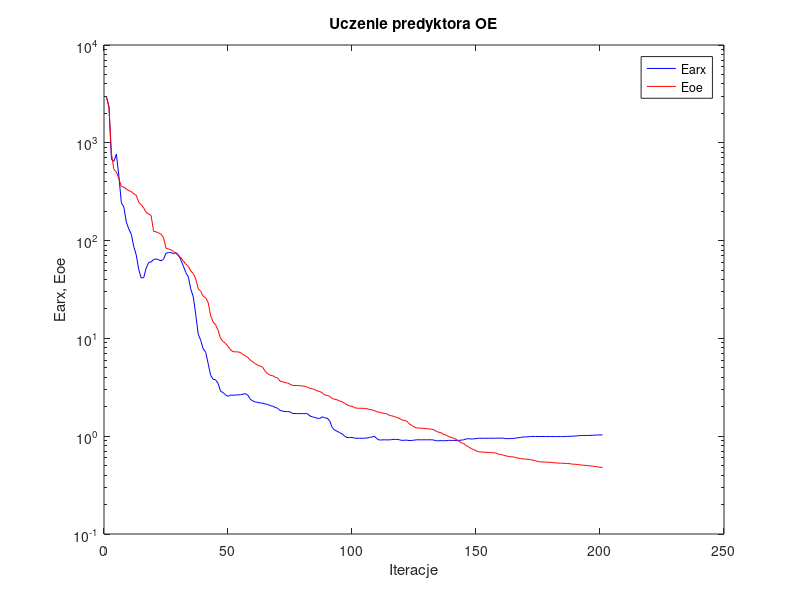
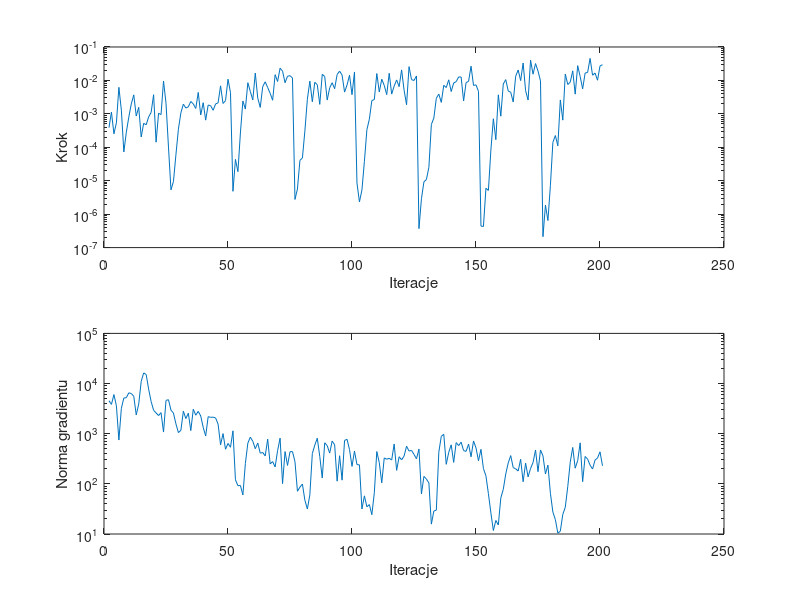

The MATLAB script that drew these images, in order:
%uczenie predyktora oe
clear all;
n=0; farx(n+1)=2.920483e+003; foe(n+1)=2.950103e+003; wspucz(n+1)=0.000000e+000; ng(n+1)=0.000000e+000;
%odnowa zmiennej metryki
n=1; farx(n+1)=2.308681e+003; foe(n+1)=2.362730e+003; krok(n+1)=3.870864e-004; ng(n+1)=4.543584e+003;
n=2; farx(n+1)=6.771077e+002; foe(n+1)=7.745803e+002; krok(n+1)=1.130223e-003; ng(n+1)=3.842187e+003;
n=3; farx(n+1)=6.466622e+002; foe(n+1)=5.324130e+002; krok(n+1)=2.526617e-004; ng(n+1)=6.034684e+003;
n=4; farx(n+1)=7.659205e+002; foe(n+1)=5.056797e+002; krok(n+1)=5.391128e-004; ng(n+1)=3.600689e+003;
n=5; farx(n+1)=4.558998e+002; foe(n+1)=4.274234e+002; krok(n+1)=6.216787e-003; ng(n+1)=7.475708e+002;
n=6; farx(n+1)=2.433888e+002; foe(n+1)=3.572326e+002; krok(n+1)=1.286847e-003; ng(n+1)=3.205272e+003;
n=7; farx(n+1)=2.198825e+002; foe(n+1)=3.529299e+002; krok(n+1)=7.250092e-005; ng(n+1)=5.150739e+003;
n=8; farx(n+1)=1.545272e+002; foe(n+1)=3.359681e+002; krok(n+1)=2.825558e-004; ng(n+1)=5.218882e+003;
n=9; farx(n+1)=1.315253e+002; foe(n+1)=3.237464e+002; krok(n+1)=7.989279e-004; ng(n+1)=6.529025e+003;
n=10; farx(n+1)=1.162320e+002; foe(n+1)=3.174676e+002; krok(n+1)=1.983052e-003; ng(n+1)=6.318240e+003;
n=11; farx(n+1)=8.686183e+001; foe(n+1)=2.999712e+002; krok(n+1)=3.692938e-003; ng(n+1)=5.593680e+003;
n=12; farx(n+1)=7.125771e+001; foe(n+1)=2.911861e+002; krok(n+1)=8.605927e-004; ng(n+1)=2.363486e+003;
n=13; farx(n+1)=5.077722e+001; foe(n+1)=2.459915e+002; krok(n+1)=1.567808e-003; ng(n+1)=3.923564e+003;
n=14; farx(n+1)=4.150277e+001; foe(n+1)=2.324287e+002; krok(n+1)=2.033206e-004; ng(n+1)=1.102296e+004;
n=15; farx(n+1)=4.175675e+001; foe(n+1)=2.154241e+002; krok(n+1)=5.230348e-004; ng(n+1)=1.626260e+004;
n=16; farx(n+1)=5.231743e+001; foe(n+1)=1.944651e+002; krok(n+1)=4.698128e-004; ng(n+1)=1.517247e+004;
n=17; farx(n+1)=5.985012e+001; foe(n+1)=1.870863e+002; krok(n+1)=8.094739e-004; ng(n+1)=7.733695e+003;
n=18; farx(n+1)=6.053691e+001; foe(n+1)=1.803222e+002; krok(n+1)=1.104943e-003; ng(n+1)=4.390612e+003;
n=19; farx(n+1)=6.402258e+001; foe(n+1)=1.244621e+002; krok(n+1)=3.739948e-003; ng(n+1)=2.932887e+003;
n=20; farx(n+1)=6.492825e+001; foe(n+1)=1.229195e+002; krok(n+1)=1.422016e-004; ng(n+1)=2.593951e+003;
n=21; farx(n+1)=6.366244e+001; foe(n+1)=1.199423e+002; krok(n+1)=1.043353e-003; ng(n+1)=2.301348e+003;
n=22; farx(n+1)=6.219442e+001; foe(n+1)=1.163790e+002; krok(n+1)=9.540187e-004; ng(n+1)=2.629164e+003;
n=23; farx(n+1)=6.454518e+001; foe(n+1)=1.076459e+002; krok(n+1)=9.590335e-003; ng(n+1)=1.078492e+003;
n=24; farx(n+1)=7.425856e+001; foe(n+1)=8.369497e+001; krok(n+1)=2.079144e-003; ng(n+1)=4.613496e+003;
n=25; farx(n+1)=7.586952e+001; foe(n+1)=8.219031e+001; krok(n+1)=1.012576e-004; ng(n+1)=4.759762e+003;
%odnowa zmiennej metryki
n=26; farx(n+1)=7.536044e+001; foe(n+1)=8.028145e+001; krok(n+1)=5.349696e-006; ng(n+1)=2.945868e+003;
n=27; farx(n+1)=7.353348e+001; foe(n+1)=7.767051e+001; krok(n+1)=9.410994e-006; ng(n+1)=2.580528e+003;
n=28; farx(n+1)=7.526877e+001; foe(n+1)=7.424328e+001; krok(n+1)=6.016312e-005; ng(n+1)=1.574427e+003;
n=29; farx(n+1)=7.168112e+001; foe(n+1)=6.981159e+001; krok(n+1)=3.473499e-004; ng(n+1)=1.052624e+003;
n=30; farx(n+1)=6.335299e+001; foe(n+1)=6.697463e+001; krok(n+1)=1.078226e-003; ng(n+1)=1.166538e+003;
n=31; farx(n+1)=5.481797e+001; foe(n+1)=6.182105e+001; krok(n+1)=1.949092e-003; ng(n+1)=2.814773e+003;
n=32; farx(n+1)=4.712243e+001; foe(n+1)=5.734950e+001; krok(n+1)=1.499367e-003; ng(n+1)=2.005700e+003;
n=33; farx(n+1)=4.245826e+001; foe(n+1)=5.454606e+001; krok(n+1)=1.621288e-003; ng(n+1)=2.561741e+003;
n=34; farx(n+1)=3.188820e+001; foe(n+1)=4.885540e+001; krok(n+1)=2.348414e-003; ng(n+1)=1.153675e+003;
n=35; farx(n+1)=2.656482e+001; foe(n+1)=4.613427e+001; krok(n+1)=1.983052e-003; ng(n+1)=3.078970e+003;
n=36; farx(n+1)=1.751714e+001; foe(n+1)=4.033713e+001; krok(n+1)=1.449773e-003; ng(n+1)=2.337513e+003;
n=37; farx(n+1)=1.102123e+001; foe(n+1)=3.212906e+001; krok(n+1)=4.375565e-003; ng(n+1)=2.790192e+003;
n=38; farx(n+1)=9.578395e+000; foe(n+1)=3.038212e+001; krok(n+1)=9.249103e-004; ng(n+1)=2.259108e+003;
n=39; farx(n+1)=7.810582e+000; foe(n+1)=2.696159e+001; krok(n+1)=2.156451e-003; ng(n+1)=1.335915e+003;
n=40; farx(n+1)=7.208503e+000; foe(n+1)=2.609760e+001; krok(n+1)=6.488063e-004; ng(n+1)=9.009123e+002;
n=41; farx(n+1)=5.542517e+000; foe(n+1)=2.328778e+001; krok(n+1)=1.835515e-003; ng(n+1)=2.186505e+003;
n=42; farx(n+1)=4.191590e+000; foe(n+1)=1.710189e+001; krok(n+1)=1.757317e-003; ng(n+1)=2.116882e+003;
n=43; farx(n+1)=3.824457e+000; foe(n+1)=1.471117e+001; krok(n+1)=1.279942e-003; ng(n+1)=2.139443e+003;
n=44; farx(n+1)=3.771870e+000; foe(n+1)=1.379526e+001; krok(n+1)=1.982946e-003; ng(n+1)=2.061218e+003;
n=45; farx(n+1)=3.465295e+000; foe(n+1)=1.210321e+001; krok(n+1)=2.133516e-003; ng(n+1)=1.554490e+003;
n=46; farx(n+1)=2.885621e+000; foe(n+1)=9.977903e+000; krok(n+1)=6.884742e-003; ng(n+1)=6.006704e+002;
n=47; farx(n+1)=2.793202e+000; foe(n+1)=9.310856e+000; krok(n+1)=2.043687e-003; ng(n+1)=1.004793e+003;
n=48; farx(n+1)=2.655457e+000; foe(n+1)=8.874442e+000; krok(n+1)=2.487486e-003; ng(n+1)=4.901972e+002;
n=49; farx(n+1)=2.553634e+000; foe(n+1)=8.291544e+000; krok(n+1)=1.086709e-002; ng(n+1)=6.400749e+002;
n=50; farx(n+1)=2.636674e+000; foe(n+1)=7.673127e+000; krok(n+1)=4.334641e-003; ng(n+1)=5.366772e+002;
%odnowa zmiennej metryki
n=51; farx(n+1)=2.623318e+000; foe(n+1)=7.318409e+000; krok(n+1)=4.822702e-006; ng(n+1)=1.140244e+003;
n=52; farx(n+1)=2.638201e+000; foe(n+1)=7.289201e+000; krok(n+1)=4.341873e-005; ng(n+1)=1.202620e+002;
n=53; farx(n+1)=2.643272e+000; foe(n+1)=7.281777e+000; krok(n+1)=1.870342e-005; ng(n+1)=9.184488e+001;
n=54; farx(n+1)=2.654035e+000; foe(n+1)=7.173538e+000; krok(n+1)=2.681467e-004; ng(n+1)=9.306151e+001;
n=55; farx(n+1)=2.689595e+000; foe(n+1)=6.844256e+000; krok(n+1)=2.426783e-003; ng(n+1)=6.012562e+001;
n=56; farx(n+1)=2.724712e+000; foe(n+1)=6.604504e+000; krok(n+1)=1.389400e-003; ng(n+1)=2.546394e+002;
n=57; farx(n+1)=2.626456e+000; foe(n+1)=6.411913e+000; krok(n+1)=8.533243e-003; ng(n+1)=6.488307e+002;
n=58; farx(n+1)=2.380459e+000; foe(n+1)=5.972882e+000; krok(n+1)=4.663178e-003; ng(n+1)=8.531699e+002;
n=59; farx(n+1)=2.298256e+000; foe(n+1)=5.755311e+000; krok(n+1)=2.607206e-003; ng(n+1)=7.059081e+002;
n=60; farx(n+1)=2.236955e+000; foe(n+1)=5.525955e+000; krok(n+1)=1.660195e-002; ng(n+1)=5.021174e+002;
n=61; farx(n+1)=2.217546e+000; foe(n+1)=5.326015e+000; krok(n+1)=2.943935e-003; ng(n+1)=6.517189e+002;
n=62; farx(n+1)=2.187888e+000; foe(n+1)=5.215669e+000; krok(n+1)=1.556794e-003; ng(n+1)=4.087058e+002;
n=63; farx(n+1)=2.178482e+000; foe(n+1)=5.066149e+000; krok(n+1)=6.525058e-003; ng(n+1)=4.223800e+002;
n=64; farx(n+1)=2.135436e+000; foe(n+1)=4.612233e+000; krok(n+1)=9.096510e-003; ng(n+1)=3.601415e+002;
n=65; farx(n+1)=2.116974e+000; foe(n+1)=4.341339e+000; krok(n+1)=6.130766e-003; ng(n+1)=7.791176e+002;
n=66; farx(n+1)=2.053178e+000; foe(n+1)=4.208702e+000; krok(n+1)=4.101231e-003; ng(n+1)=2.496523e+002;
n=67; farx(n+1)=2.031759e+000; foe(n+1)=4.159716e+000; krok(n+1)=2.553842e-003; ng(n+1)=2.781905e+002;
n=68; farx(n+1)=1.969808e+000; foe(n+1)=4.018131e+000; krok(n+1)=1.486332e-002; ng(n+1)=2.173822e+002;
n=69; farx(n+1)=1.932679e+000; foe(n+1)=3.938194e+000; krok(n+1)=9.296334e-003; ng(n+1)=4.603634e+002;
n=70; farx(n+1)=1.833161e+000; foe(n+1)=3.655631e+000; krok(n+1)=2.320653e-002; ng(n+1)=8.141435e+002;
n=71; farx(n+1)=1.808189e+000; foe(n+1)=3.600205e+000; krok(n+1)=1.891529e-002; ng(n+1)=1.012598e+002;
n=72; farx(n+1)=1.788455e+000; foe(n+1)=3.535233e+000; krok(n+1)=8.534063e-003; ng(n+1)=4.398927e+002;
n=73; farx(n+1)=1.785982e+000; foe(n+1)=3.494991e+000; krok(n+1)=1.333847e-002; ng(n+1)=2.329746e+002;
n=74; farx(n+1)=1.774237e+000; foe(n+1)=3.402043e+000; krok(n+1)=1.389524e-002; ng(n+1)=4.366565e+002;
n=75; farx(n+1)=1.706145e+000; foe(n+1)=3.306964e+000; krok(n+1)=1.183106e-002; ng(n+1)=4.398294e+002;
%odnowa zmiennej metryki
n=76; farx(n+1)=1.705648e+000; foe(n+1)=3.298336e+000; krok(n+1)=2.756683e-006; ng(n+1)=2.775150e+002;
n=77; farx(n+1)=1.705687e+000; foe(n+1)=3.297316e+000; krok(n+1)=5.659503e-006; ng(n+1)=7.115825e+001;
n=78; farx(n+1)=1.701310e+000; foe(n+1)=3.284148e+000; krok(n+1)=4.069022e-005; ng(n+1)=8.603394e+001;
n=79; farx(n+1)=1.703243e+000; foe(n+1)=3.262987e+000; krok(n+1)=4.789661e-005; ng(n+1)=9.921395e+001;
n=80; farx(n+1)=1.701672e+000; foe(n+1)=3.238253e+000; krok(n+1)=3.087231e-004; ng(n+1)=4.707840e+001;
n=81; farx(n+1)=1.700513e+000; foe(n+1)=3.169258e+000; krok(n+1)=2.739044e-003; ng(n+1)=3.151215e+001;
n=82; farx(n+1)=1.611927e+000; foe(n+1)=3.089783e+000; krok(n+1)=9.502876e-003; ng(n+1)=6.016685e+001;
n=83; farx(n+1)=1.579209e+000; foe(n+1)=3.054120e+000; krok(n+1)=2.298967e-003; ng(n+1)=4.023754e+002;
n=84; farx(n+1)=1.552603e+000; foe(n+1)=2.999577e+000; krok(n+1)=8.816889e-003; ng(n+1)=5.922789e+002;
n=85; farx(n+1)=1.527349e+000; foe(n+1)=2.894128e+000; krok(n+1)=7.444102e-003; ng(n+1)=8.114171e+002;
n=86; farx(n+1)=1.516970e+000; foe(n+1)=2.868917e+000; krok(n+1)=1.923079e-003; ng(n+1)=3.525933e+002;
n=87; farx(n+1)=1.579253e+000; foe(n+1)=2.774881e+000; krok(n+1)=1.521910e-002; ng(n+1)=1.306730e+002;
n=88; farx(n+1)=1.542996e+000; foe(n+1)=2.648818e+000; krok(n+1)=1.308935e-002; ng(n+1)=6.586667e+002;
n=89; farx(n+1)=1.529029e+000; foe(n+1)=2.610260e+000; krok(n+1)=2.586841e-003; ng(n+1)=5.781470e+002;
n=90; farx(n+1)=1.436154e+000; foe(n+1)=2.561208e+000; krok(n+1)=6.023109e-003; ng(n+1)=4.101493e+002;
n=91; farx(n+1)=1.229670e+000; foe(n+1)=2.433692e+000; krok(n+1)=8.534063e-003; ng(n+1)=7.112006e+002;
n=92; farx(n+1)=1.155680e+000; foe(n+1)=2.384824e+000; krok(n+1)=5.654998e-003; ng(n+1)=6.013945e+002;
n=93; farx(n+1)=1.124985e+000; foe(n+1)=2.356988e+000; krok(n+1)=1.501192e-002; ng(n+1)=1.131692e+002;
n=94; farx(n+1)=1.086307e+000; foe(n+1)=2.291390e+000; krok(n+1)=1.895365e-002; ng(n+1)=3.636209e+002;
n=95; farx(n+1)=1.058463e+000; foe(n+1)=2.250487e+000; krok(n+1)=1.450364e-002; ng(n+1)=1.185117e+002;
n=96; farx(n+1)=1.000160e+000; foe(n+1)=2.173067e+000; krok(n+1)=4.474402e-003; ng(n+1)=7.350874e+002;
n=97; farx(n+1)=9.703252e-001; foe(n+1)=2.095767e+000; krok(n+1)=7.314625e-003; ng(n+1)=7.721290e+002;
n=98; farx(n+1)=9.691053e-001; foe(n+1)=2.038726e+000; krok(n+1)=1.427439e-002; ng(n+1)=4.818253e+002;
n=99; farx(n+1)=9.708477e-001; foe(n+1)=2.026998e+000; krok(n+1)=3.751501e-003; ng(n+1)=2.229340e+002;
n=100; farx(n+1)=9.561519e-001; foe(n+1)=1.953475e+000; krok(n+1)=1.789761e-002; ng(n+1)=4.491102e+002;
%odnowa zmiennej metryki
n=101; farx(n+1)=9.538083e-001; foe(n+1)=1.934926e+000; krok(n+1)=8.539569e-006; ng(n+1)=2.417957e+002;
n=102; farx(n+1)=9.526806e-001; foe(n+1)=1.929345e+000; krok(n+1)=2.329685e-006; ng(n+1)=2.392997e+002;
n=103; farx(n+1)=9.526720e-001; foe(n+1)=1.929157e+000; krok(n+1)=5.272228e-006; ng(n+1)=3.155139e+001;
n=104; farx(n+1)=9.532158e-001; foe(n+1)=1.924161e+000; krok(n+1)=3.782543e-005; ng(n+1)=5.762956e+001;
n=105; farx(n+1)=9.584707e-001; foe(n+1)=1.910239e+000; krok(n+1)=3.347436e-004; ng(n+1)=3.487635e+001;
n=106; farx(n+1)=9.723489e-001; foe(n+1)=1.880301e+000; krok(n+1)=6.946998e-004; ng(n+1)=3.860199e+001;
n=107; farx(n+1)=9.791016e-001; foe(n+1)=1.864112e+000; krok(n+1)=2.500228e-003; ng(n+1)=2.428837e+001;
n=108; farx(n+1)=1.000764e+000; foe(n+1)=1.820962e+000; krok(n+1)=2.678603e-003; ng(n+1)=6.631511e+001;
n=109; farx(n+1)=9.441175e-001; foe(n+1)=1.781338e+000; krok(n+1)=1.604627e-002; ng(n+1)=4.408983e+002;
n=110; farx(n+1)=9.142038e-001; foe(n+1)=1.757266e+000; krok(n+1)=4.515106e-003; ng(n+1)=2.647651e+002;
n=111; farx(n+1)=9.155179e-001; foe(n+1)=1.733489e+000; krok(n+1)=1.086709e-002; ng(n+1)=1.048772e+002;
n=112; farx(n+1)=9.194965e-001; foe(n+1)=1.706560e+000; krok(n+1)=7.088910e-003; ng(n+1)=3.289252e+002;
n=113; farx(n+1)=9.160093e-001; foe(n+1)=1.695516e+000; krok(n+1)=3.762825e-003; ng(n+1)=3.095345e+002;
n=114; farx(n+1)=9.178163e-001; foe(n+1)=1.638000e+000; krok(n+1)=1.636186e-002; ng(n+1)=3.231346e+002;
n=115; farx(n+1)=9.225325e-001; foe(n+1)=1.615641e+000; krok(n+1)=3.898185e-003; ng(n+1)=2.989901e+002;
n=116; farx(n+1)=9.289568e-001; foe(n+1)=1.589878e+000; krok(n+1)=6.802533e-003; ng(n+1)=6.227120e+002;
n=117; farx(n+1)=9.276830e-001; foe(n+1)=1.551599e+000; krok(n+1)=1.034736e-002; ng(n+1)=1.857831e+002;
n=118; farx(n+1)=9.216984e-001; foe(n+1)=1.528932e+000; krok(n+1)=6.506258e-003; ng(n+1)=3.474730e+002;
n=119; farx(n+1)=9.058388e-001; foe(n+1)=1.468255e+000; krok(n+1)=2.067140e-002; ng(n+1)=3.007413e+002;
n=120; farx(n+1)=9.090883e-001; foe(n+1)=1.452151e+000; krok(n+1)=5.119766e-003; ng(n+1)=3.583036e+002;
n=121; farx(n+1)=9.118149e-001; foe(n+1)=1.429613e+000; krok(n+1)=1.876224e-003; ng(n+1)=5.636655e+002;
n=122; farx(n+1)=9.036580e-001; foe(n+1)=1.348375e+000; krok(n+1)=2.580064e-002; ng(n+1)=4.503982e+002;
n=123; farx(n+1)=9.040495e-001; foe(n+1)=1.290688e+000; krok(n+1)=1.056599e-002; ng(n+1)=4.642161e+002;
n=124; farx(n+1)=9.110962e-001; foe(n+1)=1.246424e+000; krok(n+1)=9.949946e-003; ng(n+1)=3.863292e+002;
n=125; farx(n+1)=9.184714e-001; foe(n+1)=1.216290e+000; krok(n+1)=1.360507e-002; ng(n+1)=3.166890e+002;
%odnowa zmiennej metryki
n=126; farx(n+1)=9.184355e-001; foe(n+1)=1.209842e+000; krok(n+1)=3.695687e-007; ng(n+1)=4.956236e+002;
n=127; farx(n+1)=9.184874e-001; foe(n+1)=1.209179e+000; krok(n+1)=2.891107e-006; ng(n+1)=6.279315e+001;
n=128; farx(n+1)=9.188589e-001; foe(n+1)=1.201798e+000; krok(n+1)=9.283303e-006; ng(n+1)=1.409222e+002;
n=129; farx(n+1)=9.187899e-001; foe(n+1)=1.195430e+000; krok(n+1)=1.085468e-005; ng(n+1)=1.247200e+002;
n=130; farx(n+1)=9.190793e-001; foe(n+1)=1.183283e+000; krok(n+1)=2.519594e-005; ng(n+1)=1.045763e+002;
n=131; farx(n+1)=9.186041e-001; foe(n+1)=1.180705e+000; krok(n+1)=4.813050e-004; ng(n+1)=1.572661e+001;
n=132; farx(n+1)=9.136312e-001; foe(n+1)=1.164859e+000; krok(n+1)=7.496833e-004; ng(n+1)=2.870673e+001;
n=133; farx(n+1)=8.982370e-001; foe(n+1)=1.120387e+000; krok(n+1)=2.926191e-003; ng(n+1)=2.991933e+001;
n=134; farx(n+1)=8.981061e-001; foe(n+1)=1.096705e+000; krok(n+1)=3.902711e-003; ng(n+1)=4.271439e+002;
n=135; farx(n+1)=9.017154e-001; foe(n+1)=1.084596e+000; krok(n+1)=2.209886e-003; ng(n+1)=8.855920e+002;
n=136; farx(n+1)=8.989295e-001; foe(n+1)=1.038630e+000; krok(n+1)=7.144846e-003; ng(n+1)=9.723836e+002;
n=137; farx(n+1)=9.003817e-001; foe(n+1)=1.027666e+000; krok(n+1)=6.130766e-003; ng(n+1)=2.451378e+002;
n=138; farx(n+1)=9.068102e-001; foe(n+1)=9.886760e-001; krok(n+1)=1.042905e-002; ng(n+1)=4.247523e+002;
n=139; farx(n+1)=9.057886e-001; foe(n+1)=9.720648e-001; krok(n+1)=4.648167e-003; ng(n+1)=5.997577e+002;
n=140; farx(n+1)=9.050448e-001; foe(n+1)=9.533634e-001; krok(n+1)=8.383236e-003; ng(n+1)=2.680387e+002;
n=141; farx(n+1)=9.056794e-001; foe(n+1)=9.282883e-001; krok(n+1)=9.175071e-003; ng(n+1)=6.643179e+002;
n=142; farx(n+1)=9.054410e-001; foe(n+1)=8.925482e-001; krok(n+1)=1.270603e-002; ng(n+1)=5.783981e+002;
n=143; farx(n+1)=9.112537e-001; foe(n+1)=8.572077e-001; krok(n+1)=1.264842e-002; ng(n+1)=6.790802e+002;
n=144; farx(n+1)=9.186288e-001; foe(n+1)=8.416459e-001; krok(n+1)=2.435962e-003; ng(n+1)=4.604734e+002;
n=145; farx(n+1)=9.380586e-001; foe(n+1)=8.024692e-001; krok(n+1)=8.625805e-003; ng(n+1)=4.447163e+002;
n=146; farx(n+1)=9.428586e-001; foe(n+1)=7.800080e-001; krok(n+1)=9.335866e-003; ng(n+1)=6.199028e+002;
n=147; farx(n+1)=9.359855e-001; foe(n+1)=7.478300e-001; krok(n+1)=2.667694e-002; ng(n+1)=3.464619e+002;
n=148; farx(n+1)=9.381446e-001; foe(n+1)=7.299850e-001; krok(n+1)=7.088910e-003; ng(n+1)=7.165895e+002;
n=149; farx(n+1)=9.452151e-001; foe(n+1)=7.095469e-001; krok(n+1)=7.366454e-003; ng(n+1)=5.217348e+002;
n=150; farx(n+1)=9.527506e-001; foe(n+1)=6.929633e-001; krok(n+1)=4.698731e-003; ng(n+1)=2.886133e+002;
%odnowa zmiennej metryki
n=151; farx(n+1)=9.527146e-001; foe(n+1)=6.889459e-001; krok(n+1)=4.391862e-007; ng(n+1)=4.880352e+002;
n=152; farx(n+1)=9.527239e-001; foe(n+1)=6.881759e-001; krok(n+1)=4.288556e-007; ng(n+1)=2.011022e+002;
n=153; farx(n+1)=9.528294e-001; foe(n+1)=6.833202e-001; krok(n+1)=5.962377e-006; ng(n+1)=1.449089e+002;
n=154; farx(n+1)=9.527981e-001; foe(n+1)=6.824538e-001; krok(n+1)=5.134573e-006; ng(n+1)=6.382147e+001;
n=155; farx(n+1)=9.530975e-001; foe(n+1)=6.789774e-001; krok(n+1)=8.273599e-005; ng(n+1)=2.642402e+001;
n=156; farx(n+1)=9.534545e-001; foe(n+1)=6.765931e-001; krok(n+1)=7.138862e-004; ng(n+1)=1.172794e+001;
n=157; farx(n+1)=9.538126e-001; foe(n+1)=6.747934e-001; krok(n+1)=1.691914e-004; ng(n+1)=1.864252e+001;
n=158; farx(n+1)=9.554217e-001; foe(n+1)=6.543153e-001; krok(n+1)=3.709130e-003; ng(n+1)=1.516076e+001;
n=159; farx(n+1)=9.548284e-001; foe(n+1)=6.517237e-001; krok(n+1)=8.500296e-004; ng(n+1)=5.227485e+001;
n=160; farx(n+1)=9.543974e-001; foe(n+1)=6.406607e-001; krok(n+1)=7.805422e-003; ng(n+1)=7.771767e+001;
n=161; farx(n+1)=9.443741e-001; foe(n+1)=6.288323e-001; krok(n+1)=1.056599e-002; ng(n+1)=1.581447e+002;
n=162; farx(n+1)=9.450862e-001; foe(n+1)=6.226521e-001; krok(n+1)=4.812762e-003; ng(n+1)=2.620682e+002;
n=163; farx(n+1)=9.457659e-001; foe(n+1)=6.172819e-001; krok(n+1)=4.432757e-003; ng(n+1)=3.657383e+002;
n=164; farx(n+1)=9.482776e-001; foe(n+1)=6.145937e-001; krok(n+1)=2.261309e-003; ng(n+1)=2.110240e+002;
n=165; farx(n+1)=9.563120e-001; foe(n+1)=6.043056e-001; krok(n+1)=1.333847e-002; ng(n+1)=1.996902e+002;
n=166; farx(n+1)=9.652749e-001; foe(n+1)=5.954650e-001; krok(n+1)=2.047906e-002; ng(n+1)=1.798842e+002;
n=167; farx(n+1)=9.705181e-001; foe(n+1)=5.914425e-001; krok(n+1)=9.876893e-003; ng(n+1)=3.091791e+002;
n=168; farx(n+1)=9.811942e-001; foe(n+1)=5.854952e-001; krok(n+1)=3.320390e-002; ng(n+1)=1.103625e+002;
n=169; farx(n+1)=9.849621e-001; foe(n+1)=5.830723e-001; krok(n+1)=4.926484e-003; ng(n+1)=2.590637e+002;
n=170; farx(n+1)=9.862439e-001; foe(n+1)=5.819587e-001; krok(n+1)=2.583925e-003; ng(n+1)=1.377830e+002;
n=171; farx(n+1)=9.915695e-001; foe(n+1)=5.743637e-001; krok(n+1)=4.034388e-002; ng(n+1)=2.030950e+002;
n=172; farx(n+1)=9.938838e-001; foe(n+1)=5.691604e-001; krok(n+1)=1.534343e-002; ng(n+1)=2.667944e+002;
n=173; farx(n+1)=9.941021e-001; foe(n+1)=5.601933e-001; krok(n+1)=3.192003e-002; ng(n+1)=4.727666e+002;
n=174; farx(n+1)=9.930921e-001; foe(n+1)=5.511186e-001; krok(n+1)=1.913246e-002; ng(n+1)=1.748711e+002;
n=175; farx(n+1)=9.928405e-001; foe(n+1)=5.462929e-001; krok(n+1)=9.698882e-003; ng(n+1)=4.732494e+002;
%odnowa zmiennej metryki
n=176; farx(n+1)=9.928392e-001; foe(n+1)=5.449207e-001; krok(n+1)=2.121722e-007; ng(n+1)=3.621556e+002;
n=177; farx(n+1)=9.927789e-001; foe(n+1)=5.428750e-001; krok(n+1)=1.867939e-006; ng(n+1)=1.576098e+002;
n=178; farx(n+1)=9.927254e-001; foe(n+1)=5.416645e-001; krok(n+1)=6.454124e-007; ng(n+1)=2.362875e+002;
n=179; farx(n+1)=9.926978e-001; foe(n+1)=5.405833e-001; krok(n+1)=7.258975e-006; ng(n+1)=6.493432e+001;
n=180; farx(n+1)=9.923648e-001; foe(n+1)=5.368088e-001; krok(n+1)=1.408798e-004; ng(n+1)=2.734242e+001;
n=181; farx(n+1)=9.919537e-001; foe(n+1)=5.330096e-001; krok(n+1)=2.247378e-004; ng(n+1)=1.939314e+001;
n=182; farx(n+1)=9.918930e-001; foe(n+1)=5.328544e-001; krok(n+1)=1.107642e-004; ng(n+1)=1.038832e+001;
n=183; farx(n+1)=9.906249e-001; foe(n+1)=5.297031e-001; krok(n+1)=2.607206e-003; ng(n+1)=1.140720e+001;
n=184; farx(n+1)=9.906262e-001; foe(n+1)=5.288832e-001; krok(n+1)=6.483498e-004; ng(n+1)=2.463755e+001;
n=185; farx(n+1)=9.934029e-001; foe(n+1)=5.266675e-001; krok(n+1)=1.552039e-002; ng(n+1)=3.411287e+001;
n=186; farx(n+1)=9.966866e-001; foe(n+1)=5.253949e-001; krok(n+1)=7.557177e-003; ng(n+1)=8.830680e+001;
n=187; farx(n+1)=9.984051e-001; foe(n+1)=5.232272e-001; krok(n+1)=8.894860e-003; ng(n+1)=2.703433e+002;
n=188; farx(n+1)=1.002070e+000; foe(n+1)=5.171359e-001; krok(n+1)=1.932256e-002; ng(n+1)=5.320884e+002;
n=189; farx(n+1)=1.002744e+000; foe(n+1)=5.164841e-001; krok(n+1)=3.883641e-003; ng(n+1)=2.051943e+002;
n=190; farx(n+1)=1.009399e+000; foe(n+1)=5.136420e-001; krok(n+1)=2.763178e-002; ng(n+1)=2.903332e+002;
n=191; farx(n+1)=1.015237e+000; foe(n+1)=5.082635e-001; krok(n+1)=1.308616e-002; ng(n+1)=6.569769e+002;
n=192; farx(n+1)=1.016303e+000; foe(n+1)=5.064922e-001; krok(n+1)=5.608324e-003; ng(n+1)=1.105373e+002;
n=193; farx(n+1)=1.017231e+000; foe(n+1)=5.036223e-001; krok(n+1)=1.660195e-002; ng(n+1)=3.517714e+002;
n=194; farx(n+1)=1.017819e+000; foe(n+1)=5.009109e-001; krok(n+1)=1.729594e-002; ng(n+1)=3.113002e+002;
n=195; farx(n+1)=1.020083e+000; foe(n+1)=4.971023e-001; krok(n+1)=4.555918e-002; ng(n+1)=2.361333e+002;
n=196; farx(n+1)=1.021576e+000; foe(n+1)=4.946681e-001; krok(n+1)=1.430505e-002; ng(n+1)=1.974798e+002;
n=197; farx(n+1)=1.025880e+000; foe(n+1)=4.893493e-001; krok(n+1)=1.660195e-002; ng(n+1)=2.978632e+002;
n=198; farx(n+1)=1.029138e+000; foe(n+1)=4.855781e-001; krok(n+1)=1.012183e-002; ng(n+1)=3.275468e+002;
n=199; farx(n+1)=1.030470e+000; foe(n+1)=4.821656e-001; krok(n+1)=2.702970e-002; ng(n+1)=4.353779e+002;
n=200; farx(n+1)=1.030862e+000; foe(n+1)=4.785653e-001; krok(n+1)=2.946581e-002; ng(n+1)=2.296275e+002;

figure; semilogy(farx,'b'); hold on; semilogy(foe,'r'); xlabel('Iteracje'); ylabel('Earx, Eoe'); legend('Earx','Eoe'); title('Uczenie predyktora OE');
figure; subplot(2,1,1); semilogy(krok); xlabel('Iteracje'); ylabel('Krok');
subplot(2,1,2); semilogy(ng); xlabel('Iteracje'); ylabel('Norma gradientu');
Earx=farx(n+1)
Eoe=foe(n+1)
